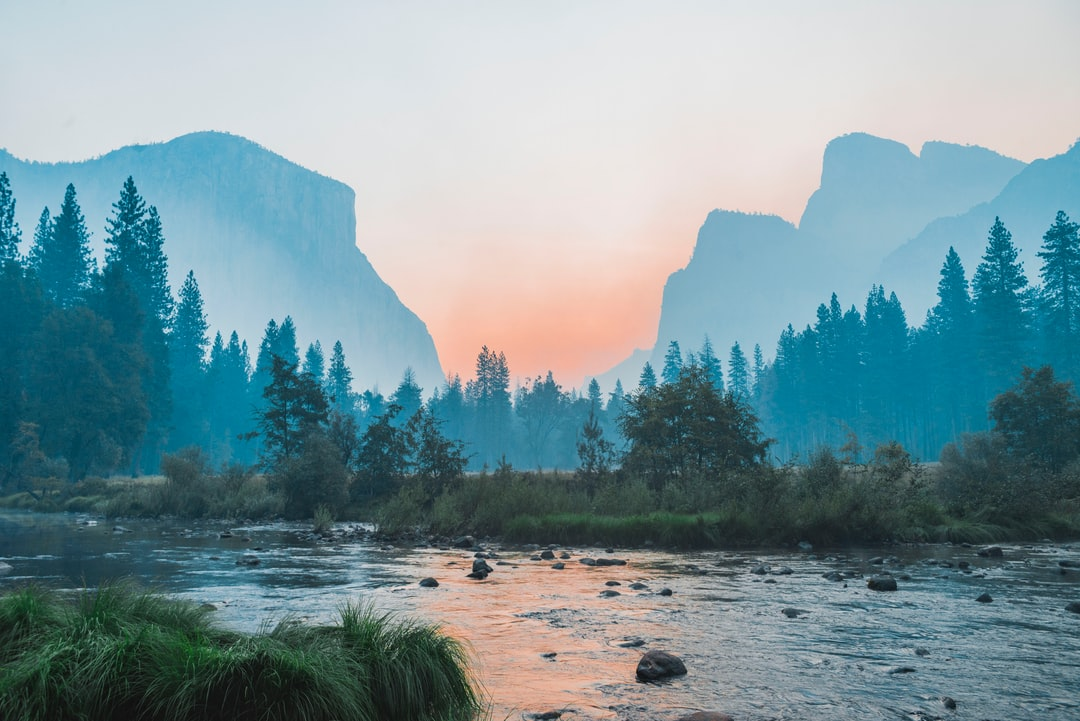
#> input picture Landscape.jpg, 1080 x 721 px
$ python segment.py
#> lines starting #> are read from the running program, lines starting #| are printed output that depends on the picture; after the words box and inside, x2 and y2 are one past the last pixel; in counts of white or black regions, pixels touching at a corner belong together
#> further down, image is the input picture: shape (721, 1080, 3); mean B, G, R 155.6, 149.1, 121.6
import cv2
import numpy as np

class Segment:
    def __init__(self,segments=5):
        #define number of segments, with default 5
        self.segments=segments

    def kmeans(self,image):
       #Preprocessing step
       image=cv2.GaussianBlur(image,(7,7),0)
       vectorized=image.reshape(-1,3)
       vectorized=np.float32(vectorized)
       criteria=(cv2.TERM_CRITERIA_EPS + cv2.TERM_CRITERIA_MAX_ITER,
              10, 1.0)
       ret,label,center=cv2.kmeans(vectorized,self.segments,None,
              criteria,10,cv2.KMEANS_RANDOM_CENTERS)
#> ret = 2.71e+09; center = [[204.6, 200.5, 190.8], [99.38, 89.97, 42.21]]
       res = center[label.flatten()]
       segmented_image = res.reshape((image.shape))
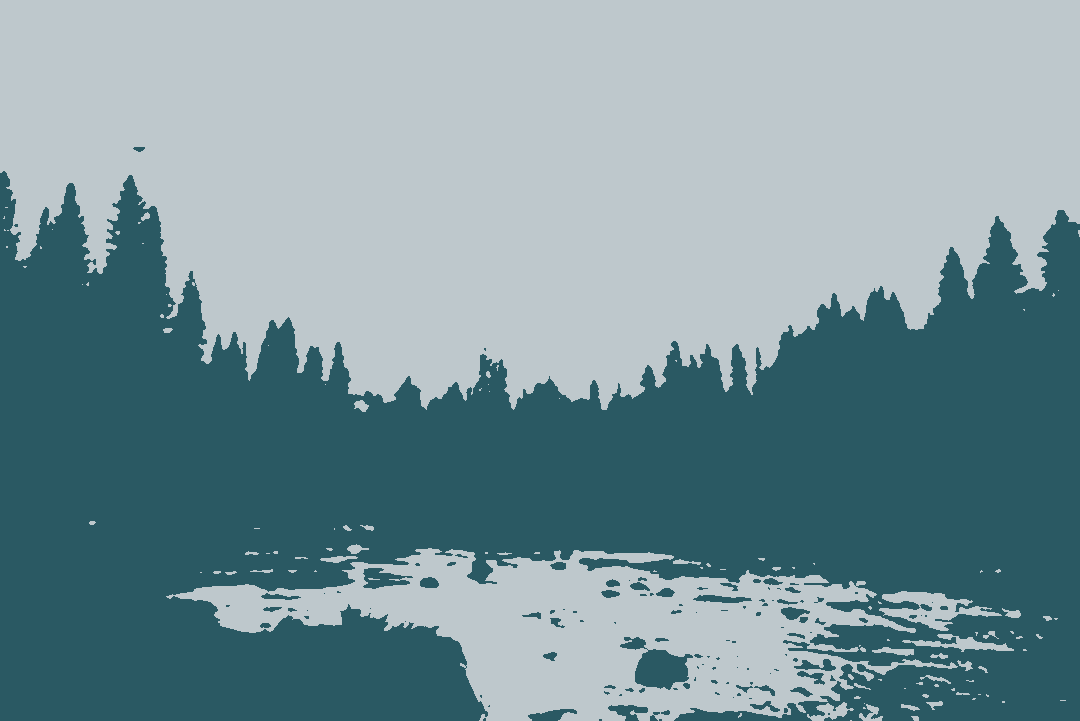
#> segmented_image: shape (721, 1080, 3) float32; mean of channels 0, 1, 2 154.5, 148, 121.2; drawn as B, G, R
       return (label.reshape((image.shape[0],image.shape[1])),
       segmented_image.astype(np.uint8))

if __name__=="__main__":
    import argparse

    image = cv2.imread("Landscape.jpg")

    seg=Segment(2)
    label,result = seg.kmeans(image)
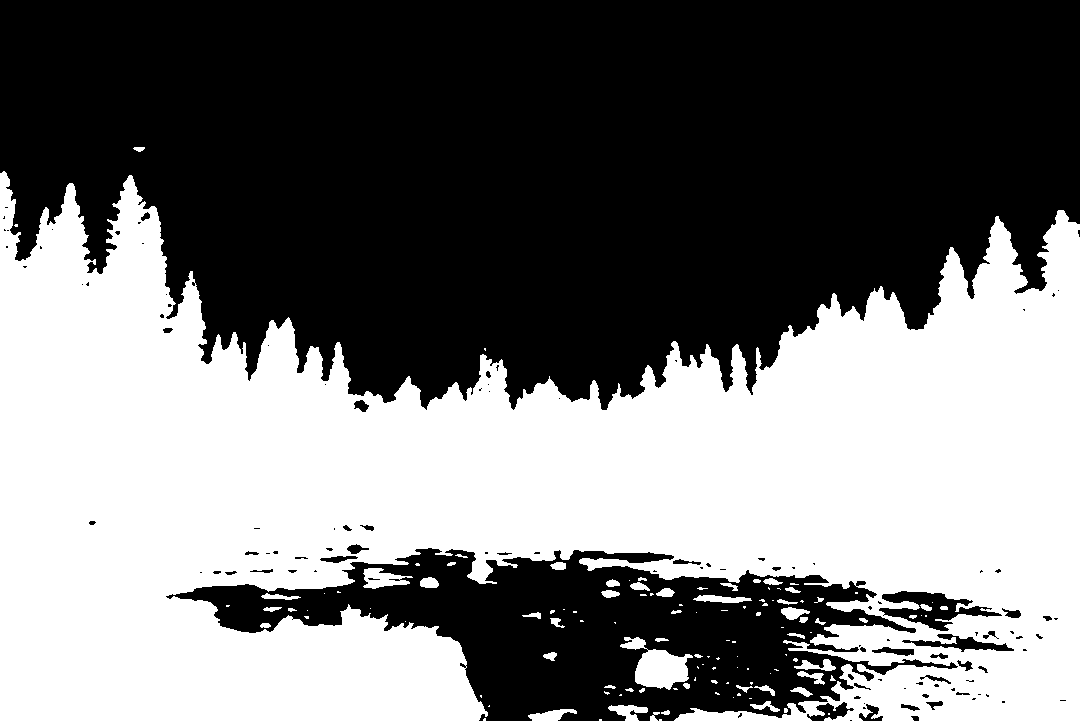
#> label: shape (721, 1080) int32; values 0 (black) and 1 (white), 46.5% white; 122 white regions (70 under 20 px), largest, box (x1, y1, x2, y2) and area: (0, 171, 1080, 721) 355337, (620, 637, 693, 690) 1879, (363, 568, 413, 589) 593

ret, bw_img = cv2.threshold(result,127,255,cv2.THRESH_BINARY)

cv2.imshow("Binary Image",bw_img)
cv2.waitKey(0)
